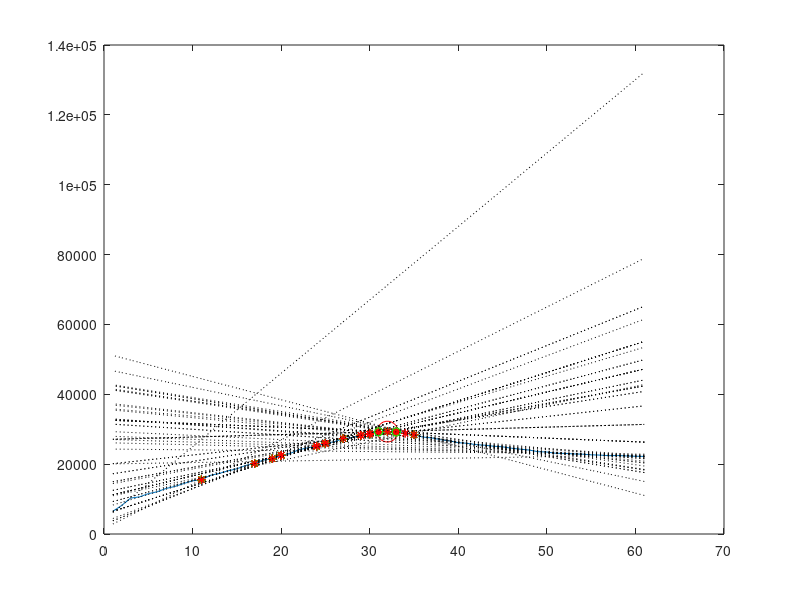

This figure's MATLAB source:
clc; clear all;  close all;

data = csvread('dat/38datar.csv');
data = [data(:,1)/10 data(:,2)];


%% figure
figure(1)
plot(data(:,1), data(:,2));
hold on;
TrueVal = max(data(:,2)); 
True = find(data(:,2) == TrueVal);
plot(True, data(True,2), 'ro', 'MarkerSize', 15)
hold on
fprintf('estimated exposure time is %d [ms]\n' , True) 

%% init search
% reference 2 exp times 
min_v = min(data(:,1)); max_v = max(data(:,1)); 
x_l = min_v:1 :max_v ;
x_r = max_v:-1:min_v;

init = 2;
%% initial      ()
data_l = [data(init,:); data(init+1,:)] ;
data_r = [data(end-(init),:); data(end-(init-1),:)];
a_l = (data_l(2,2)-data_l(1,2))  /  (data_l(2,1) - data_l(1,1)) ;
a_r = (data_r(2,2)-data_r(1,2))  /  (data_r(2,1) - data_r(1,1)) ;

y_l = a_l * (x_l- data_l(1,1)) + data_l(1,2);
y_r = a_r * (x_r- data_r(2,1)) + data_r(2,2);

x_next = round ((a_r * data_r(2,1) - a_l* data_l(1,1) + data_l(1,2) - data_r(2,2)) / (a_r-a_l));
% plot two lines
plot(x_l, y_l, ':k')
plot(x_r, y_r,':k')
pause(.2)


%%
seq = 30;
for i = 1 : seq
direction = data(x_next(i)+1,2) - data(x_next(i),2) ;  % 

    s_th = 2;
    if (direction < 0 )
    data_l = [data(i+2,:); data(i+3,:)] ;
    data_r = [data((x_next(i)),:); data(x_next(i)-1,:)];
        if (mean([data_r(2,1); data_r(1,1)] -data_l(:,1)) < s_th)
        fprintf('%d is opt by bisect method \n' , data_r(1,1))      
        break;
        end
    a_l = (data_l(2,2)-data_l(1,2))  /  (data_l(2,1) - data_l(1,1)) ;
    a_r = (data_r(2,2)-data_r(1,2))  /  (data_r(2,1) - data_r(1,1)) ;
    y_l = a_l * (x_l- data_l(1,1)) + data_l(1,2);
    y_r = a_r * (x_r- data_r(2,1)) + data_r(2,2);
    x_next(i+1) = round ((a_r * data_r(2,1) - a_l* data_l(1,1) + data_l(1,2) - data_r(2,2)) / (a_r-a_l));
    plot(x_l, y_l, ':k')
    plot(x_r, y_r,':k')
    plot(x_next, data(x_next,2), 'r*');
    pause(.2)

    else 
    data_l = [data((x_next(i)),:); data(x_next(i)+1,:)];
    data_r = [data((end-i-1),:); data((end-i-2), :)] ;
        if ( mean([data_r(2,1); data_r(1,1)] -data_l(:,1)) <s_th )
        fprintf('%d is opt by bisect method \n' , data_l(1,1))      

        break;
        end
    
    a_l =(data_l(2,2)-data_l(1,2))  /  (data_l(2,1) - data_l(1,1)) ;
    a_r = (data_r(2,2)-data_r(1,2))  /  (data_r(2,1) - data_r(1,1)) ;
    y_l = a_l * (x_l- data_l(1,1)) + data_l(1,2);
    y_r = a_r * (x_r- data_r(2,1)) + data_r(2,2);
    x_next(i+1) = round ((a_r * data_r(2,1) - a_l* data_l(1,1) + data_l(1,2) - data_r(2,2)) / (a_r-a_l));
    plot(x_l, y_l, ':k')
    plot(x_r, y_r,':k')
    plot(x_next, data(x_next,2), 'g*');
    pause(.2)
    end
    
    % solution 
%      if (a_l < 0)    
%      fprintf('%d is local optimal \n' , data_l(1,1))
%      break;
%      end
% 
%      if (a_r > 0)    
%      fprintf('%d is opt \n' , data_r(1,1))
%      break;
%      end
end






% find intersection
eval = abs(y_r(data(end,1):-1:1)-y_l);
[v, next_exp] = min(eval);
t1 = data_l(1);
t2 = data_r(1);
t3 = next_exp;% plot two lines
plot(x_l, y_l, ':k')
plot(x_r, y_r,':k')
pause(.1)
plot(t1, data(t1,2), 'go');
plot(t2, data(t2,2), 'go');



%fprintf('estimated exposure time is %d [ms]\n' , x_next) 
